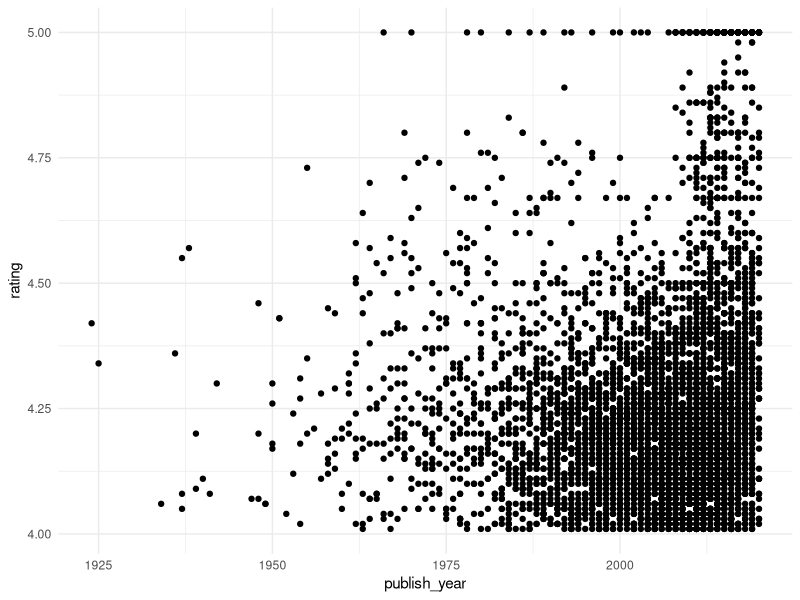
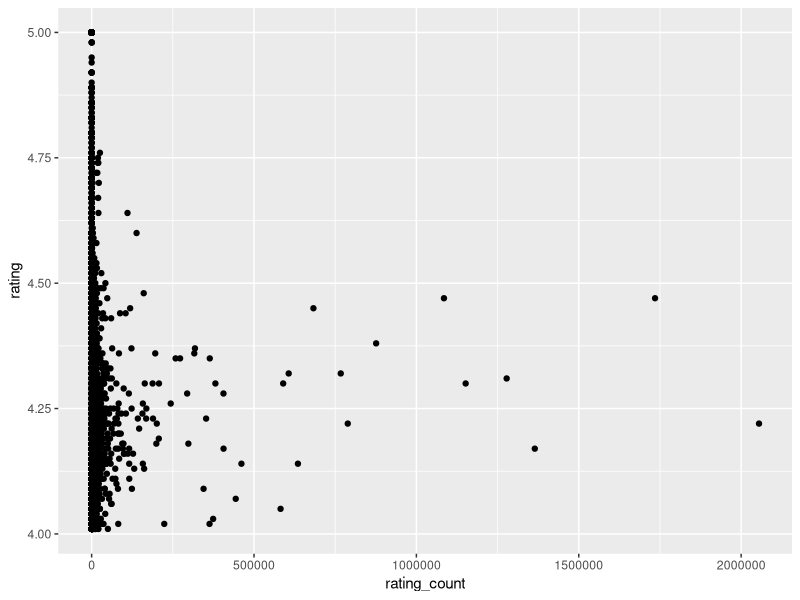
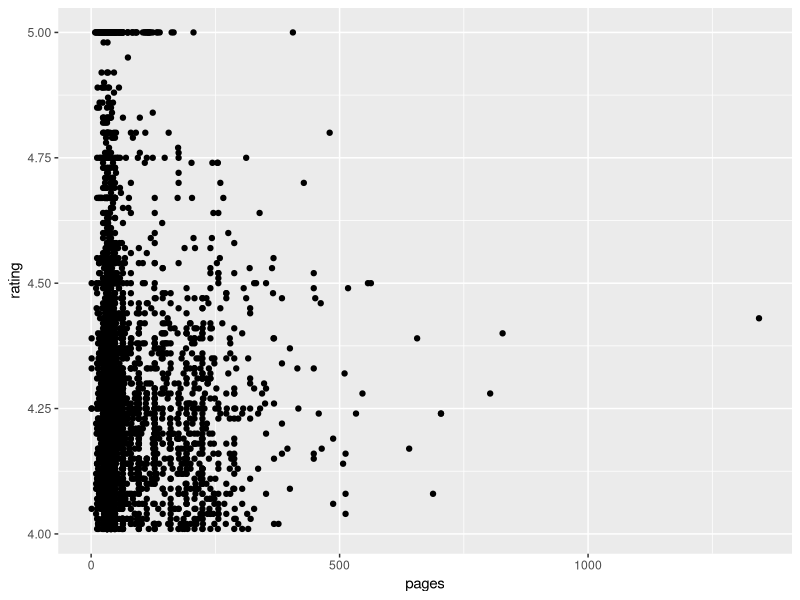
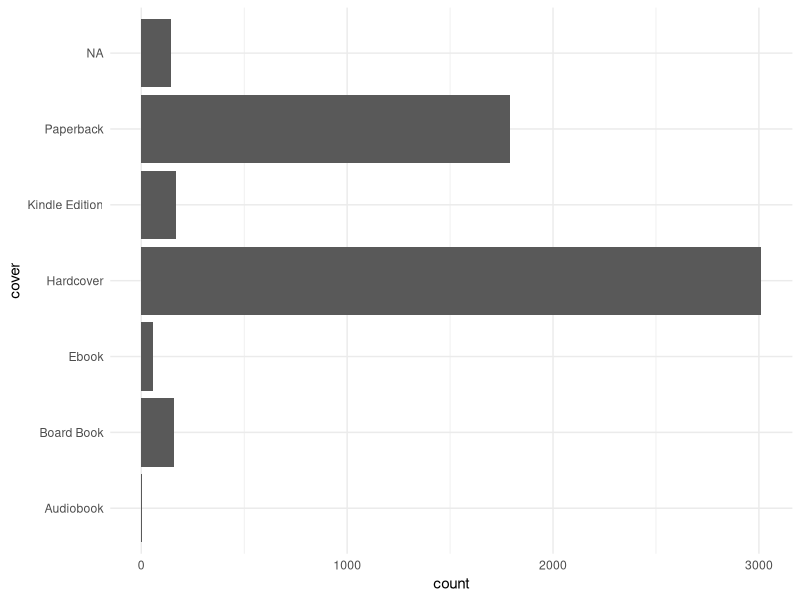

These charts were generated, in order, by the following R code:
## ---- chunk 1
#| include: false
#| warning: false
#| message: false

library(tidyverse)
library(palmerpenguins)
library(kableExtra)

data <- read.csv(here::here("data/02-analysis_data/analysis_data.csv"))
print(data)
## ---- chunk 2
#| label: cleaned_dataset-preview
#| fig-cap: "Preview of the Cleaned Dataset"
#| echo: false

# TABLE 1: CLEANED DATASET
data %>% head(5)
## ---- chunk 3
#| label: summary_statistic_cleaned_dataset
#| fig-cap: "Summary Statistic of the Cleaned Dataset"
#| echo: false

data %>% 
  select(-c(title, author)) %>% 
  summary(rated-high) %>% 
  kable(booktabs = TRUE, linesep = "") %>% 
  kable_styling(position = "left", bootstrap_options = "condensed", full_width = FALSE)


## ---- chunk 4
#| label: summary_statistic_cleaned_dataset
#| fig-cap: "Summary Statistic of the Cleaned Dataset"
#| echo: false


data2 <- data %>% filter(rating > 4 )

ggplot(data2, aes(x = publish_year, y = rating)) +
  geom_point() +
  theme_minimal()

ggplot(data2, aes(x = rating_count, y = rating)) +
  geom_point() 

ggplot(data2, aes(x = pages, y = rating)) +
  geom_point() 

ggplot(data2, aes(y = cover)) + 
  geom_bar() +
  theme_minimal()
